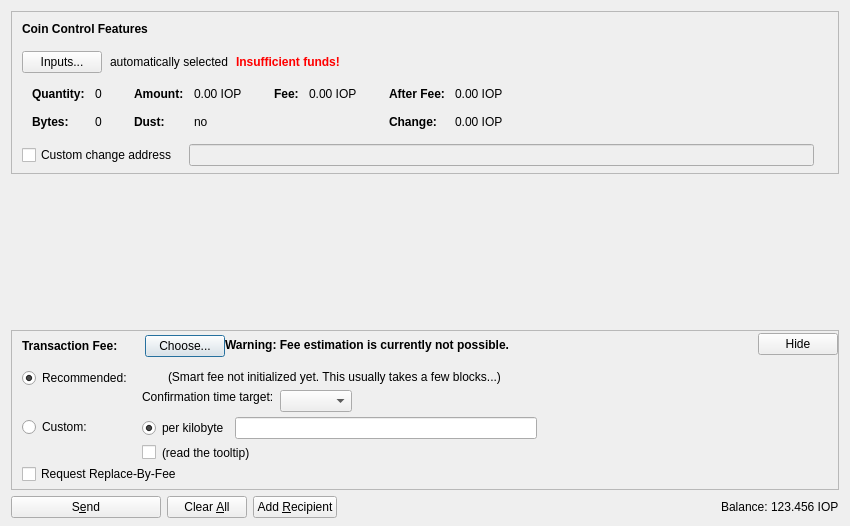
<?xml version="1.0" encoding="UTF-8"?>
<ui version="4.0">
 <class>SendCoinsDialog</class>
 <widget class="QDialog" name="SendCoinsDialog">
  <property name="geometry">
   <rect>
    <x>0</x>
    <y>0</y>
    <width>850</width>
    <height>526</height>
   </rect>
  </property>
  <property name="windowTitle">
   <string>Send Coins</string>
  </property>
  <property name="styleSheet">
          <string>
                  #scrollArea { border: none }
          </string>
  </property>
  <layout class="QVBoxLayout" name="verticalLayout" stretch="0,1,0,0">
   <property name="bottomMargin">
    <number>8</number>
   </property>
   <item>
    <widget class="QFrame" name="frameCoinControl">
     <property name="sizePolicy">
      <sizepolicy hsizetype="Expanding" vsizetype="Expanding">
       <horstretch>0</horstretch>
       <verstretch>0</verstretch>
      </sizepolicy>
     </property>
     <property name="maximumSize">
      <size>
       <width>16777215</width>
       <height>16777215</height>
      </size>
     </property>
     <property name="frameShape">
      <enum>QFrame::StyledPanel</enum>
     </property>
     <property name="frameShadow">
      <enum>QFrame::Sunken</enum>
     </property>
     <layout class="QVBoxLayout" name="verticalLayoutCoinControl2">
      <property name="spacing">
       <number>0</number>
      </property>
      <property name="leftMargin">
       <number>0</number>
      </property>
      <property name="topMargin">
       <number>0</number>
      </property>
      <property name="rightMargin">
       <number>0</number>
      </property>
      <property name="bottomMargin">
       <number>6</number>
      </property>
      <item>
       <layout class="QVBoxLayout" name="verticalLayoutCoinControl" stretch="0,0,0,0,1">
        <property name="spacing">
         <number>0</number>
        </property>
        <property name="leftMargin">
         <number>10</number>
        </property>
        <property name="topMargin">
         <number>10</number>
        </property>
        <item>
         <layout class="QHBoxLayout" name="horizontalLayoutCoinControl1">
          <property name="bottomMargin">
           <number>15</number>
          </property>
          <item>
           <widget class="QLabel" name="labelCoinControlFeatures">
            <property name="sizePolicy">
             <sizepolicy hsizetype="Preferred" vsizetype="Maximum">
              <horstretch>0</horstretch>
              <verstretch>0</verstretch>
             </sizepolicy>
            </property>
            <property name="font">
             <font>
              <weight>75</weight>
              <bold>true</bold>
             </font>
            </property>
            <property name="styleSheet">
             <string notr="true">font-weight:bold;</string>
            </property>
            <property name="text">
             <string>Coin Control Features</string>
            </property>
           </widget>
          </item>
         </layout>
        </item>
        <item>
         <layout class="QHBoxLayout" name="horizontalLayoutCoinControl2" stretch="0,0,0,0">
          <property name="spacing">
           <number>8</number>
          </property>
          <property name="bottomMargin">
           <number>10</number>
          </property>
          <item>
           <widget class="QPushButton" name="pushButtonCoinControl">
            <property name="styleSheet">
             <string notr="true"/>
            </property>
            <property name="text">
             <string>Inputs...</string>
            </property>
            <property name="autoDefault">
             <bool>false</bool>
            </property>
           </widget>
          </item>
          <item>
           <widget class="QLabel" name="labelCoinControlAutomaticallySelected">
            <property name="text">
             <string>automatically selected</string>
            </property>
            <property name="margin">
             <number>5</number>
            </property>
           </widget>
          </item>
          <item>
           <widget class="QLabel" name="labelCoinControlInsuffFunds">
            <property name="font">
             <font>
              <weight>75</weight>
              <bold>true</bold>
             </font>
            </property>
            <property name="styleSheet">
             <string notr="true">color:red;font-weight:bold;</string>
            </property>
            <property name="text">
             <string>Insufficient funds!</string>
            </property>
            <property name="margin">
             <number>5</number>
            </property>
           </widget>
          </item>
          <item>
           <spacer name="horizontalSpacerCoinControl">
            <property name="orientation">
             <enum>Qt::Horizontal</enum>
            </property>
            <property name="sizeHint" stdset="0">
             <size>
              <width>40</width>
              <height>1</height>
             </size>
            </property>
           </spacer>
          </item>
         </layout>
        </item>
        <item>
         <widget class="QWidget" name="widgetCoinControl" native="true">
          <property name="sizePolicy">
           <sizepolicy hsizetype="Preferred" vsizetype="Preferred">
            <horstretch>0</horstretch>
            <verstretch>0</verstretch>
           </sizepolicy>
          </property>
          <property name="minimumSize">
           <size>
            <width>0</width>
            <height>0</height>
           </size>
          </property>
          <property name="styleSheet">
           <string notr="true"/>
          </property>
          <layout class="QHBoxLayout" name="horizontalLayoutCoinControl5">
           <property name="leftMargin">
            <number>0</number>
           </property>
           <property name="topMargin">
            <number>0</number>
           </property>
           <property name="rightMargin">
            <number>0</number>
           </property>
           <property name="bottomMargin">
            <number>0</number>
           </property>
           <item>
            <layout class="QHBoxLayout" name="horizontalLayoutCoinControl3" stretch="0,0,0,1">
             <property name="spacing">
              <number>20</number>
             </property>
             <property name="topMargin">
              <number>0</number>
             </property>
             <property name="bottomMargin">
              <number>10</number>
             </property>
             <item>
              <layout class="QFormLayout" name="formLayoutCoinControl1">
               <property name="horizontalSpacing">
                <number>10</number>
               </property>
               <property name="verticalSpacing">
                <number>14</number>
               </property>
               <property name="leftMargin">
                <number>10</number>
               </property>
               <property name="topMargin">
                <number>4</number>
               </property>
               <property name="rightMargin">
                <number>6</number>
               </property>
               <item row="0" column="0">
                <widget class="QLabel" name="labelCoinControlQuantityText">
                 <property name="font">
                  <font>
                   <weight>75</weight>
                   <bold>true</bold>
                  </font>
                 </property>
                 <property name="text">
                  <string>Quantity:</string>
                 </property>
                 <property name="margin">
                  <number>0</number>
                 </property>
                </widget>
               </item>
               <item row="0" column="1">
                <widget class="QLabel" name="labelCoinControlQuantity">
                 <property name="cursor">
                  <cursorShape>IBeamCursor</cursorShape>
                 </property>
                 <property name="contextMenuPolicy">
                  <enum>Qt::ActionsContextMenu</enum>
                 </property>
                 <property name="text">
                  <string notr="true">0</string>
                 </property>
                 <property name="margin">
                  <number>0</number>
                 </property>
                 <property name="textInteractionFlags">
                  <set>Qt::LinksAccessibleByMouse|Qt::TextSelectableByKeyboard|Qt::TextSelectableByMouse</set>
                 </property>
                </widget>
               </item>
               <item row="1" column="0">
                <widget class="QLabel" name="labelCoinControlBytesText">
                 <property name="font">
                  <font>
                   <weight>75</weight>
                   <bold>true</bold>
                  </font>
                 </property>
                 <property name="text">
                  <string>Bytes:</string>
                 </property>
                </widget>
               </item>
               <item row="1" column="1">
                <widget class="QLabel" name="labelCoinControlBytes">
                 <property name="cursor">
                  <cursorShape>IBeamCursor</cursorShape>
                 </property>
                 <property name="contextMenuPolicy">
                  <enum>Qt::ActionsContextMenu</enum>
                 </property>
                 <property name="text">
                  <string notr="true">0</string>
                 </property>
                 <property name="textInteractionFlags">
                  <set>Qt::LinksAccessibleByMouse|Qt::TextSelectableByKeyboard|Qt::TextSelectableByMouse</set>
                 </property>
                </widget>
               </item>
              </layout>
             </item>
             <item>
              <layout class="QFormLayout" name="formLayoutCoinControl2">
               <property name="horizontalSpacing">
                <number>10</number>
               </property>
               <property name="verticalSpacing">
                <number>14</number>
               </property>
               <property name="leftMargin">
                <number>6</number>
               </property>
               <property name="topMargin">
                <number>4</number>
               </property>
               <property name="rightMargin">
                <number>6</number>
               </property>
               <item row="0" column="0">
                <widget class="QLabel" name="labelCoinControlAmountText">
                 <property name="font">
                  <font>
                   <weight>75</weight>
                   <bold>true</bold>
                  </font>
                 </property>
                 <property name="text">
                  <string>Amount:</string>
                 </property>
                 <property name="margin">
                  <number>0</number>
                 </property>
                </widget>
               </item>
               <item row="0" column="1">
                <widget class="QLabel" name="labelCoinControlAmount">
                 <property name="cursor">
                  <cursorShape>IBeamCursor</cursorShape>
                 </property>
                 <property name="contextMenuPolicy">
                  <enum>Qt::ActionsContextMenu</enum>
                 </property>
                 <property name="text">
                  <string notr="true">0.00 IOP</string>
                 </property>
                 <property name="textInteractionFlags">
                  <set>Qt::LinksAccessibleByMouse|Qt::TextSelectableByKeyboard|Qt::TextSelectableByMouse</set>
                 </property>
                </widget>
               </item>
               <item row="1" column="0">
                <widget class="QLabel" name="labelCoinControlLowOutputText">
                 <property name="font">
                  <font>
                   <weight>75</weight>
                   <bold>true</bold>
                  </font>
                 </property>
                 <property name="text">
                  <string>Dust:</string>
                 </property>
                </widget>
               </item>
               <item row="1" column="1">
                <widget class="QLabel" name="labelCoinControlLowOutput">
                 <property name="cursor">
                  <cursorShape>IBeamCursor</cursorShape>
                 </property>
                 <property name="contextMenuPolicy">
                  <enum>Qt::ActionsContextMenu</enum>
                 </property>
                 <property name="text">
                  <string notr="true">no</string>
                 </property>
                 <property name="textInteractionFlags">
                  <set>Qt::LinksAccessibleByMouse|Qt::TextSelectableByKeyboard|Qt::TextSelectableByMouse</set>
                 </property>
                </widget>
               </item>
              </layout>
             </item>
             <item>
              <layout class="QFormLayout" name="formLayoutCoinControl3">
               <property name="horizontalSpacing">
                <number>10</number>
               </property>
               <property name="verticalSpacing">
                <number>14</number>
               </property>
               <property name="leftMargin">
                <number>6</number>
               </property>
               <property name="topMargin">
                <number>4</number>
               </property>
               <property name="rightMargin">
                <number>6</number>
               </property>
               <item row="0" column="0">
                <widget class="QLabel" name="labelCoinControlFeeText">
                 <property name="font">
                  <font>
                   <weight>75</weight>
                   <bold>true</bold>
                  </font>
                 </property>
                 <property name="text">
                  <string>Fee:</string>
                 </property>
                 <property name="margin">
                  <number>0</number>
                 </property>
                </widget>
               </item>
               <item row="0" column="1">
                <widget class="QLabel" name="labelCoinControlFee">
                 <property name="cursor">
                  <cursorShape>IBeamCursor</cursorShape>
                 </property>
                 <property name="contextMenuPolicy">
                  <enum>Qt::ActionsContextMenu</enum>
                 </property>
                 <property name="text">
                  <string notr="true">0.00 IOP</string>
                 </property>
                 <property name="textInteractionFlags">
                  <set>Qt::LinksAccessibleByMouse|Qt::TextSelectableByKeyboard|Qt::TextSelectableByMouse</set>
                 </property>
                </widget>
               </item>
              </layout>
             </item>
             <item>
              <layout class="QFormLayout" name="formLayoutCoinControl4">
               <property name="horizontalSpacing">
                <number>10</number>
               </property>
               <property name="verticalSpacing">
                <number>14</number>
               </property>
               <property name="leftMargin">
                <number>6</number>
               </property>
               <property name="topMargin">
                <number>4</number>
               </property>
               <property name="rightMargin">
                <number>6</number>
               </property>
               <item row="0" column="0">
                <widget class="QLabel" name="labelCoinControlAfterFeeText">
                 <property name="font">
                  <font>
                   <weight>75</weight>
                   <bold>true</bold>
                  </font>
                 </property>
                 <property name="text">
                  <string>After Fee:</string>
                 </property>
                 <property name="margin">
                  <number>0</number>
                 </property>
                </widget>
               </item>
               <item row="0" column="1">
                <widget class="QLabel" name="labelCoinControlAfterFee">
                 <property name="cursor">
                  <cursorShape>IBeamCursor</cursorShape>
                 </property>
                 <property name="contextMenuPolicy">
                  <enum>Qt::ActionsContextMenu</enum>
                 </property>
                 <property name="text">
                  <string notr="true">0.00 IOP</string>
                 </property>
                 <property name="textInteractionFlags">
                  <set>Qt::LinksAccessibleByMouse|Qt::TextSelectableByKeyboard|Qt::TextSelectableByMouse</set>
                 </property>
                </widget>
               </item>
               <item row="1" column="0">
                <widget class="QLabel" name="labelCoinControlChangeText">
                 <property name="font">
                  <font>
                   <weight>75</weight>
                   <bold>true</bold>
                  </font>
                 </property>
                 <property name="text">
                  <string>Change:</string>
                 </property>
                </widget>
               </item>
               <item row="1" column="1">
                <widget class="QLabel" name="labelCoinControlChange">
                 <property name="cursor">
                  <cursorShape>IBeamCursor</cursorShape>
                 </property>
                 <property name="contextMenuPolicy">
                  <enum>Qt::ActionsContextMenu</enum>
                 </property>
                 <property name="text">
                  <string notr="true">0.00 IOP</string>
                 </property>
                 <property name="textInteractionFlags">
                  <set>Qt::LinksAccessibleByMouse|Qt::TextSelectableByKeyboard|Qt::TextSelectableByMouse</set>
                 </property>
                </widget>
               </item>
              </layout>
             </item>
            </layout>
           </item>
          </layout>
         </widget>
        </item>
        <item>
         <layout class="QHBoxLayout" name="horizontalLayoutCoinControl4" stretch="0,0,0">
          <property name="spacing">
           <number>12</number>
          </property>
          <property name="sizeConstraint">
           <enum>QLayout::SetDefaultConstraint</enum>
          </property>
          <property name="topMargin">
           <number>5</number>
          </property>
          <property name="rightMargin">
           <number>5</number>
          </property>
          <item>
           <widget class="QCheckBox" name="checkBoxCoinControlChange">
            <property name="toolTip">
             <string>If this is activated, but the change address is empty or invalid, change will be sent to a newly generated address.</string>
            </property>
            <property name="text">
             <string>Custom change address</string>
            </property>
           </widget>
          </item>
          <item>
           <widget class="QValidatedLineEdit" name="lineEditCoinControlChange">
            <property name="enabled">
             <bool>false</bool>
            </property>
            <property name="sizePolicy">
             <sizepolicy hsizetype="Expanding" vsizetype="Fixed">
              <horstretch>0</horstretch>
              <verstretch>0</verstretch>
             </sizepolicy>
            </property>
           </widget>
          </item>
          <item>
           <widget class="QLabel" name="labelCoinControlChangeLabel">
            <property name="sizePolicy">
             <sizepolicy hsizetype="Preferred" vsizetype="Expanding">
              <horstretch>0</horstretch>
              <verstretch>0</verstretch>
             </sizepolicy>
            </property>
            <property name="minimumSize">
             <size>
              <width>0</width>
              <height>0</height>
             </size>
            </property>
            <property name="text">
             <string/>
            </property>
            <property name="margin">
             <number>3</number>
            </property>
           </widget>
          </item>
         </layout>
        </item>
        <item>
         <spacer name="verticalSpacerCoinControl">
          <property name="orientation">
           <enum>Qt::Vertical</enum>
          </property>
          <property name="sizeHint" stdset="0">
           <size>
            <width>800</width>
            <height>1</height>
           </size>
          </property>
         </spacer>
        </item>
       </layout>
      </item>
     </layout>
    </widget>
   </item>
   <item>
    <widget class="QScrollArea" name="scrollArea">
     <property name="widgetResizable">
      <bool>true</bool>
     </property>
     <widget class="QWidget" name="scrollAreaWidgetContents">
      <property name="geometry">
       <rect>
        <x>0</x>
        <y>0</y>
        <width>830</width>
        <height>104</height>
       </rect>
      </property>
      <layout class="QVBoxLayout" name="verticalLayout_2" stretch="0,1">
       <property name="leftMargin">
        <number>0</number>
       </property>
       <property name="topMargin">
        <number>0</number>
       </property>
       <property name="rightMargin">
        <number>0</number>
       </property>
       <property name="bottomMargin">
        <number>0</number>
       </property>
       <item>
        <layout class="QVBoxLayout" name="entries">
         <property name="spacing">
          <number>6</number>
         </property>
        </layout>
       </item>
       <item>
        <spacer name="verticalSpacer">
         <property name="orientation">
          <enum>Qt::Vertical</enum>
         </property>
         <property name="sizeHint" stdset="0">
          <size>
           <width>20</width>
           <height>40</height>
          </size>
         </property>
        </spacer>
       </item>
      </layout>
     </widget>
    </widget>
   </item>
   <item>
    <widget class="QFrame" name="frameFee">
     <property name="sizePolicy">
      <sizepolicy hsizetype="Expanding" vsizetype="Expanding">
       <horstretch>0</horstretch>
       <verstretch>0</verstretch>
      </sizepolicy>
     </property>
     <property name="maximumSize">
      <size>
       <width>16777215</width>
       <height>16777215</height>
      </size>
     </property>
     <property name="frameShape">
      <enum>QFrame::StyledPanel</enum>
     </property>
     <property name="frameShadow">
      <enum>QFrame::Sunken</enum>
     </property>
     <layout class="QVBoxLayout" name="verticalLayoutFee1">
      <property name="spacing">
       <number>0</number>
      </property>
      <property name="leftMargin">
       <number>0</number>
      </property>
      <property name="topMargin">
       <number>0</number>
      </property>
      <property name="rightMargin">
       <number>0</number>
      </property>
      <property name="bottomMargin">
       <number>0</number>
      </property>
      <item>
       <layout class="QVBoxLayout" name="verticalLayoutFee2" stretch="0,0,0">
        <property name="spacing">
         <number>0</number>
        </property>
        <property name="leftMargin">
         <number>10</number>
        </property>
        <property name="topMargin">
         <number>0</number>
        </property>
        <item>
         <layout class="QHBoxLayout" name="horizontalLayoutFee1">
          <property name="bottomMargin">
           <number>0</number>
          </property>
          <item>
           <layout class="QVBoxLayout" name="verticalLayoutFee7">
            <property name="spacing">
             <number>0</number>
            </property>
            <item>
             <spacer name="verticalSpacerSmartFee">
              <property name="orientation">
               <enum>Qt::Vertical</enum>
              </property>
              <property name="sizeType">
               <enum>QSizePolicy::Fixed</enum>
              </property>
              <property name="sizeHint" stdset="0">
               <size>
                <width>1</width>
                <height>4</height>
               </size>
              </property>
             </spacer>
            </item>
            <item>
             <layout class="QHBoxLayout" name="horizontalLayoutSmartFee">
              <property name="spacing">
               <number>10</number>
              </property>
              <item>
               <widget class="QLabel" name="labelFeeHeadline">
                <property name="sizePolicy">
                 <sizepolicy hsizetype="Preferred" vsizetype="Maximum">
                  <horstretch>0</horstretch>
                  <verstretch>0</verstretch>
                 </sizepolicy>
                </property>
                <property name="font">
                 <font>
                  <weight>75</weight>
                  <bold>true</bold>
                 </font>
                </property>
                <property name="styleSheet">
                 <string notr="true">font-weight:bold;</string>
                </property>
                <property name="text">
                 <string>Transaction Fee:</string>
                </property>
               </widget>
              </item>
              <item>
               <widget class="QLabel" name="labelFeeMinimized">
                <property name="text">
                 <string/>
                </property>
               </widget>
              </item>
              <item>
               <widget class="QPushButton" name="buttonChooseFee">
                <property name="text">
                 <string>Choose...</string>
                </property>
               </widget>
              </item>
             </layout>
            </item>
            <item>
             <spacer name="verticalSpacer_5">
              <property name="orientation">
               <enum>Qt::Vertical</enum>
              </property>
              <property name="sizeHint" stdset="0">
               <size>
                <width>1</width>
                <height>1</height>
               </size>
              </property>
             </spacer>
            </item>
           </layout>
          </item>
          <item>
           <widget class="QLabel" name="fallbackFeeWarningLabel">
            <property name="toolTip">
             <string>Using the fallbackfee can result in sending a transaction that will take several hours or days (or never) to confirm. Consider choosing your fee manually or wait until you have validated the complete chain.</string>
            </property>
            <property name="font">
            <font>
                <weight>75</weight>
                <bold>true</bold>
            </font>
            </property>
            <property name="text">
             <string>Warning: Fee estimation is currently not possible.</string>
            </property>
            <property name="wordWrap">
             <bool>false</bool>
            </property>
           </widget>
          </item>
          <item>
           <spacer name="horizontalSpacer_4">
            <property name="orientation">
             <enum>Qt::Horizontal</enum>
            </property>
            <property name="sizeType">
             <enum>QSizePolicy::MinimumExpanding</enum>
            </property>
            <property name="sizeHint" stdset="0">
             <size>
              <width>40</width>
              <height>20</height>
             </size>
            </property>
           </spacer>
          </item>
          <item>
           <widget class="QPushButton" name="buttonMinimizeFee">
            <property name="toolTip">
             <string>collapse fee-settings</string>
            </property>
            <property name="text">
             <string>Hide</string>
            </property>
           </widget>
          </item>
         </layout>
        </item>
        <item>
         <widget class="QFrame" name="frameFeeSelection">
         <property name="styleSheet">
               <string> #frameFeeSelection { border: none }</string>
             </property>
          <layout class="QVBoxLayout" name="verticalLayoutFee12">
           <property name="spacing">
            <number>0</number>
           </property>
           <property name="leftMargin">
            <number>0</number>
           </property>
           <property name="topMargin">
            <number>0</number>
           </property>
           <property name="rightMargin">
            <number>0</number>
           </property>
           <property name="bottomMargin">
            <number>0</number>
           </property>
           <item>
            <layout class="QGridLayout" name="gridLayoutFee">
             <property name="topMargin">
              <number>10</number>
             </property>
             <property name="bottomMargin">
              <number>4</number>
             </property>
             <property name="horizontalSpacing">
              <number>10</number>
             </property>
             <property name="verticalSpacing">
              <number>4</number>
             </property>
             <item row="1" column="1">
              <layout class="QVBoxLayout" name="verticalLayoutFee8">
               <property name="spacing">
                <number>6</number>
               </property>
               <item>
                <layout class="QHBoxLayout" name="horizontalLayoutFee13">
                 <item>
                  <widget class="QRadioButton" name="radioCustomPerKilobyte">
                   <property name="toolTip">
                    <string>If the custom fee is set to 1000 satoshis and the transaction is only 250 bytes, then &quot;per kilobyte&quot; only pays 250 satoshis in fee, while &quot;total at least&quot; pays 1000 satoshis. For transactions bigger than a kilobyte both pay by kilobyte.</string>
                   </property>
                   <property name="text">
                    <string>per kilobyte</string>
                   </property>
                   <property name="checked">
                    <bool>true</bool>
                   </property>
                   <attribute name="buttonGroup">
                    <string notr="true">groupCustomFee</string>
                   </attribute>
                  </widget>
                 </item>
                 <item>
                  <widget class="IoPAmountField" name="customFee"/>
                 </item>
                 <item>
                  <spacer name="horizontalSpacer_6">
                   <property name="orientation">
                    <enum>Qt::Horizontal</enum>
                   </property>
                   <property name="sizeHint" stdset="0">
                    <size>
                     <width>1</width>
                     <height>1</height>
                    </size>
                   </property>
                  </spacer>
                 </item>
                </layout>
               </item>
               <item>
                <layout class="QHBoxLayout" name="horizontalLayoutFee8">
                 <item>
                  <widget class="QCheckBox" name="checkBoxMinimumFee">
                   <property name="toolTip">
                    <string>Paying only the minimum fee is just fine as long as there is less transaction volume than space in the blocks. But be aware that this can end up in a never confirming transaction once there is more demand for iop transactions than the network can process.</string>
                   </property>
                   <property name="text">
                    <string/>
                   </property>
                  </widget>
                 </item>
                 <item>
                  <widget class="QLabel" name="labelMinFeeWarning">
                   <property name="enabled">
                    <bool>true</bool>
                   </property>
                   <property name="toolTip">
                    <string>Paying only the minimum fee is just fine as long as there is less transaction volume than space in the blocks. But be aware that this can end up in a never confirming transaction once there is more demand for iop transactions than the network can process.</string>
                   </property>
                   <property name="text">
                    <string>(read the tooltip)</string>
                   </property>
                   <property name="margin">
                    <number>5</number>
                   </property>
                  </widget>
                 </item>
                 <item>
                  <spacer name="horizontalSpacer_2">
                   <property name="orientation">
                    <enum>Qt::Horizontal</enum>
                   </property>
                   <property name="sizeHint" stdset="0">
                    <size>
                     <width>1</width>
                     <height>1</height>
                    </size>
                   </property>
                  </spacer>
                 </item>
                </layout>
               </item>
              </layout>
             </item>
             <item row="0" column="0">
              <layout class="QVBoxLayout" name="verticalLayoutFee4" stretch="0,1">
               <item>
                <widget class="QRadioButton" name="radioSmartFee">
                 <property name="text">
                  <string>Recommended:</string>
                 </property>
                 <property name="checked">
                  <bool>true</bool>
                 </property>
                 <attribute name="buttonGroup">
                  <string notr="true">groupFee</string>
                 </attribute>
                </widget>
               </item>
               <item>
                <spacer name="verticalSpacer_2">
                 <property name="orientation">
                  <enum>Qt::Vertical</enum>
                 </property>
                 <property name="sizeHint" stdset="0">
                  <size>
                   <width>1</width>
                   <height>1</height>
                  </size>
                 </property>
                </spacer>
               </item>
              </layout>
             </item>
             <item row="1" column="0">
              <layout class="QVBoxLayout" name="verticalLayoutFee9" stretch="0,1">
               <item>
                <widget class="QRadioButton" name="radioCustomFee">
                 <property name="text">
                  <string>Custom:</string>
                 </property>
                 <attribute name="buttonGroup">
                  <string notr="true">groupFee</string>
                 </attribute>
                </widget>
               </item>
               <item>
                <spacer name="verticalSpacer_6">
                 <property name="orientation">
                  <enum>Qt::Vertical</enum>
                 </property>
                 <property name="sizeHint" stdset="0">
                  <size>
                   <width>1</width>
                   <height>1</height>
                  </size>
                 </property>
                </spacer>
               </item>
              </layout>
             </item>
             <item row="0" column="1">
              <layout class="QVBoxLayout" name="verticalLayoutFee3" stretch="0,0,1">
               <property name="spacing">
                <number>6</number>
               </property>
               <property name="topMargin">
                <number>2</number>
               </property>
               <item>
                <layout class="QHBoxLayout" name="horizontalLayoutFee12">
                 <item>
                  <widget class="QLabel" name="labelSmartFee">
                   <property name="text">
                    <string/>
                   </property>
                   <property name="margin">
                    <number>2</number>
                   </property>
                  </widget>
                 </item>
                 <item>
                  <widget class="QLabel" name="labelFeeEstimation">
                   <property name="text">
                    <string/>
                   </property>
                  </widget>
                 </item>
                 <item>
                  <widget class="QLabel" name="labelSmartFee2">
                   <property name="text">
                    <string>(Smart fee not initialized yet. This usually takes a few blocks...)</string>
                   </property>
                   <property name="margin">
                    <number>2</number>
                   </property>
                  </widget>
                 </item>
                 <item>
                  <spacer name="horizontalSpacer_5">
                   <property name="orientation">
                    <enum>Qt::Horizontal</enum>
                   </property>
                   <property name="sizeHint" stdset="0">
                    <size>
                     <width>1</width>
                     <height>1</height>
                    </size>
                   </property>
                  </spacer>
                 </item>
                </layout>
               </item>
               <item>
                <layout class="QHBoxLayout" name="horizontalLayoutFee9">
                 <item>
                  <layout class="QVBoxLayout" name="verticalLayoutFee6">
                   <item>
                    <widget class="QLabel" name="labelSmartFee3">
                     <property name="text">
                      <string>Confirmation time target:</string>
                     </property>
                     <property name="margin">
                      <number>2</number>
                     </property>
                    </widget>
                   </item>
                   <item>
                    <spacer name="verticalSpacer_3">
                     <property name="orientation">
                      <enum>Qt::Vertical</enum>
                     </property>
                     <property name="sizeHint" stdset="0">
                      <size>
                       <width>1</width>
                       <height>1</height>
                      </size>
                     </property>
                    </spacer>
                   </item>
                  </layout>
                 </item>
                 <item>
                  <layout class="QVBoxLayout" name="verticalLayoutFee5">
                   <property name="rightMargin">
                    <number>30</number>
                   </property>
                   <item>
                    <layout class="QHBoxLayout" name="horizontalLayoutConfTarget">
                     <property name="bottomMargin">
                      <number>0</number>
                     </property>
                     <item>
                      <widget class="QComboBox" name="confTargetSelector"/>
                     </item>
                     <item>
                      <spacer name="horizontalSpacerConfTarget">
                       <property name="orientation">
                        <enum>Qt::Horizontal</enum>
                       </property>
                       <property name="sizeHint" stdset="0">
                        <size>
                         <width>40</width>
                         <height>20</height>
                        </size>
                       </property>
                      </spacer>
                     </item>
                    </layout>
                   </item>
                  </layout>
                 </item>
                </layout>
               </item>
               <item>
                <spacer name="verticalSpacer_4">
                 <property name="orientation">
                  <enum>Qt::Vertical</enum>
                 </property>
                 <property name="sizeHint" stdset="0">
                  <size>
                   <width>1</width>
                   <height>1</height>
                  </size>
                 </property>
                </spacer>
               </item>
              </layout>
             </item>
            </layout>
           </item>
           <item>
            <widget class="QCheckBox" name="optInRBF">
             <property name="text">
              <string>Request Replace-By-Fee</string>
             </property>
             <property name="toolTip">
              <string>Indicates that the sender may wish to replace this transaction with a new one paying higher fees (prior to being confirmed).</string>
             </property>
            </widget>
           </item>
          </layout>
         </widget>
        </item>
        <item>
         <spacer name="verticalSpacerFee">
          <property name="orientation">
           <enum>Qt::Vertical</enum>
          </property>
          <property name="sizeHint" stdset="0">
           <size>
            <width>40</width>
            <height>5</height>
           </size>
          </property>
         </spacer>
        </item>
       </layout>
      </item>
     </layout>
    </widget>
   </item>
   <item>
    <layout class="QHBoxLayout" name="horizontalLayout">
     <item>
      <widget class="QPushButton" name="sendButton">
       <property name="minimumSize">
        <size>
         <width>150</width>
         <height>0</height>
        </size>
       </property>
       <property name="toolTip">
        <string>Confirm the send action</string>
       </property>
       <property name="text">
        <string>S&amp;end</string>
       </property>
       <property name="icon">
        <iconset resource="../iop.qrc">
         <normaloff>:/icons/send</normaloff>:/icons/send</iconset>
       </property>
       <property name="autoDefault">
        <bool>false</bool>
       </property>
       <property name="default">
        <bool>false</bool>
       </property>
      </widget>
     </item>
     <item>
      <widget class="QPushButton" name="clearButton">
       <property name="sizePolicy">
        <sizepolicy hsizetype="Minimum" vsizetype="Fixed">
         <horstretch>0</horstretch>
         <verstretch>0</verstretch>
        </sizepolicy>
       </property>
       <property name="toolTip">
        <string>Clear all fields of the form.</string>
       </property>
       <property name="text">
        <string>Clear &amp;All</string>
       </property>
       <property name="icon">
        <iconset resource="../iop.qrc">
         <normaloff>:/icons/remove</normaloff>:/icons/remove</iconset>
       </property>
       <property name="autoDefault">
        <bool>false</bool>
       </property>
      </widget>
     </item>
     <item>
      <widget class="QPushButton" name="addButton">
       <property name="toolTip">
        <string>Send to multiple recipients at once</string>
       </property>
       <property name="text">
        <string>Add &amp;Recipient</string>
       </property>
       <property name="icon">
        <iconset resource="../iop.qrc">
         <normaloff>:/icons/add</normaloff>:/icons/add</iconset>
       </property>
       <property name="autoDefault">
        <bool>false</bool>
       </property>
      </widget>
     </item>
     <item>
      <spacer name="horizontalSpacer">
       <property name="orientation">
        <enum>Qt::Horizontal</enum>
       </property>
       <property name="sizeHint" stdset="0">
        <size>
         <width>40</width>
         <height>20</height>
        </size>
       </property>
      </spacer>
     </item>
     <item>
      <layout class="QHBoxLayout" name="horizontalLayout_2">
       <property name="spacing">
        <number>3</number>
       </property>
       <item>
        <widget class="QLabel" name="label">
         <property name="sizePolicy">
          <sizepolicy hsizetype="Preferred" vsizetype="Fixed">
           <horstretch>0</horstretch>
           <verstretch>0</verstretch>
          </sizepolicy>
         </property>
         <property name="text">
          <string>Balance:</string>
         </property>
        </widget>
       </item>
       <item>
        <widget class="QLabel" name="labelBalance">
         <property name="sizePolicy">
          <sizepolicy hsizetype="Preferred" vsizetype="Fixed">
           <horstretch>0</horstretch>
           <verstretch>0</verstretch>
          </sizepolicy>
         </property>
         <property name="cursor">
          <cursorShape>IBeamCursor</cursorShape>
         </property>
         <property name="text">
          <string notr="true">123.456 IOP</string>
         </property>
         <property name="textInteractionFlags">
          <set>Qt::LinksAccessibleByMouse|Qt::TextSelectableByKeyboard|Qt::TextSelectableByMouse</set>
         </property>
        </widget>
       </item>
      </layout>
     </item>
    </layout>
   </item>
  </layout>
 </widget>
 <customwidgets>
  <customwidget>
   <class>QValidatedLineEdit</class>
   <extends>QLineEdit</extends>
   <header>qvalidatedlineedit.h</header>
  </customwidget>
  <customwidget>
   <class>IoPAmountField</class>
   <extends>QLineEdit</extends>
   <header>iopamountfield.h</header>
   <container>1</container>
  </customwidget>
 </customwidgets>
 <resources>
  <include location="../iop.qrc"/>
 </resources>
 <connections/>
 <buttongroups>
  <buttongroup name="groupFee"/>
  <buttongroup name="groupCustomFee"/>
 </buttongroups>
</ui>
